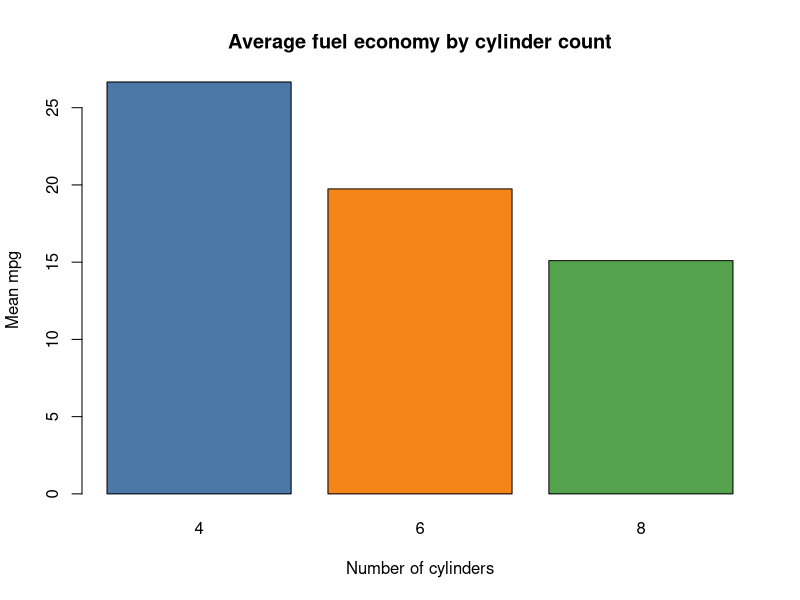

Reproduce this figure in R.
## ---- chunk 1
knitr::opts_chunk$set(echo = TRUE, message = FALSE, warning = FALSE,
                      fig.width = 7, fig.height = 4.5)
## ---- chunk 2
data(mtcars)
data(iris)

# Make a few categorical versions of mtcars variables with readable labels
cars <- mtcars
cars$cyl_f  <- factor(cars$cyl)
cars$am_f   <- factor(cars$am, levels = c(0, 1), labels = c("Automatic", "Manual"))
cars$gear_f <- factor(cars$gear)

str(cars)
head(cars)
## ---- chunk 3
str(iris)
summary(iris)
## ---- chunk 4
num <- mtcars[, c("mpg", "hp", "wt", "disp")]

# Column means  (MARGIN = 2)
apply(num, 2, mean)

# Column standard deviations
apply(num, 2, sd)

# Row-wise maximum for the first 6 cars (MARGIN = 1)
head(apply(num, 1, max))
## ---- chunk 5
# Pass probs = to quantile()
apply(num, 2, quantile, probs = c(0.25, 0.5, 0.75))

# Round the results using the round() digits argument via an anonymous function
apply(num, 2, function(x) round(mean(x), 2))
## ---- chunk 6
apply(num, 2, function(x) c(min = min(x), mean = mean(x), max = max(x)))
## ---- chunk 7
head(t(apply(num, 1, function(x) c(total = sum(x), avg = mean(x)))))
## ---- chunk 8
# Standardise (z-score) each cell using column statistics requires care;
# here is the simpler cell-wise example: convert weight (1000 lbs) to kg
wt_kg <- apply(mtcars[, "wt", drop = FALSE], c(1, 2), function(x) x * 453.592)
head(wt_kg)
## ---- chunk 9
z <- apply(num, 2, function(x) (x - mean(x)) / sd(x))
round(head(z), 3)

# Verify: means ~ 0, sd = 1
round(apply(z, 2, mean), 10)
apply(z, 2, sd)
## ---- chunk 10
m <- as.matrix(num)
m[c(2, 5), "mpg"] <- NA
apply(m, 2, mean)                 # NA for mpg
apply(m, 2, mean, na.rm = TRUE)   # na.rm is passed through ...
## ---- chunk 11
# The class of each column
lapply(mtcars[, 1:4], class)

# Mean of each column — returned as a list
lapply(mtcars[, 1:4], mean)
## ---- chunk 12
my_list <- list(a = 1:10, b = c(2.5, 3.1, 8.4), c = c(100, 200, 300, 400))

lapply(my_list, length)
lapply(my_list, summary)
## ---- chunk 13
lapply(my_list, mean, trim = 0.1)

lapply(my_list, function(x) x[x > 2])   # keep elements greater than 2
## ---- chunk 14
res <- lapply(seq_along(my_list), function(i) {
  paste0("Element '", names(my_list)[i], "' has ", length(my_list[[i]]), " values")
})
unlist(res)
## ---- chunk 15
lapply(iris, function(x) {
  if (is.numeric(x)) round(mean(x), 2) else levels(x)
})
## ---- chunk 16
stats_list <- lapply(mtcars[, 1:4], function(x) {
  data.frame(mean = mean(x), sd = sd(x), min = min(x), max = max(x))
})
stats_df <- do.call(rbind, stats_list)
round(stats_df, 2)
## ---- chunk 17
# Length-1 results -> named numeric vector
sapply(mtcars, mean)

# Length-1 logical results -> named logical vector
sapply(iris, is.numeric)
## ---- chunk 18
# Length-2 results -> a 2 x n matrix
sapply(mtcars[, 1:4], range)

# Naming the pieces gives helpful row names
sapply(mtcars[, 1:4], function(x) c(mean = mean(x), sd = sd(x), n = length(x)))
## ---- chunk 19
# Results of different lengths cannot be simplified -> list
sapply(list(a = 1:3, b = 1:5), function(x) x[x %% 2 == 0])
## ---- chunk 20
sapply(1:5, function(i) i^2)

# USE.NAMES = TRUE labels the result when the input is a character vector
sapply(c("mpg", "hp", "wt"), function(v) mean(mtcars[[v]]))
## ---- chunk 21
sapply(character(0), nchar)       # list()   <- not numeric(0)!
class(sapply(NULL, length))
## ---- chunk 22
# Each call must return ONE numeric value
vapply(mtcars, mean, FUN.VALUE = numeric(1))

# Each call must return ONE logical value
vapply(iris, is.numeric, FUN.VALUE = logical(1))
## ---- chunk 23
# Each call returns a numeric vector of length 2 -> a 2 x ncol matrix
vapply(mtcars[, 1:4], range, FUN.VALUE = numeric(2))

# Name the template to name the rows of the result
vapply(mtcars[, 1:4],
       function(x) c(min = min(x), median = median(x), max = max(x)),
       FUN.VALUE = c(min = 0, median = 0, max = 0))
## ---- chunk 24
vapply(character(0), nchar, FUN.VALUE = integer(1))   # integer(0), as expected
## ---- chunk 25
# mean() returns a double, but we promise a character -> error
res <- tryCatch(
  vapply(mtcars[, 1:3], mean, FUN.VALUE = character(1)),
  error = function(e) conditionMessage(e)
)
res

# Wrong length: range() returns 2 values but we promise 1
res2 <- tryCatch(
  vapply(mtcars[, 1:3], range, FUN.VALUE = numeric(1)),
  error = function(e) conditionMessage(e)
)
res2
## ---- chunk 26
mpg_by_cyl <- split(cars$mpg, cars$cyl_f)
mpg_by_cyl
## ---- chunk 27
by_cyl <- split(cars, cars$cyl_f)

names(by_cyl)
sapply(by_cyl, nrow)       # number of cars per cylinder group
head(by_cyl[["4"]], 3)     # the 4-cylinder cars
## ---- chunk 28
# Mean mpg per cylinder group
sapply(split(cars$mpg, cars$cyl_f), mean)

# Several statistics per group, safely
vapply(split(cars$mpg, cars$cyl_f),
       function(x) c(n = length(x), mean = mean(x), sd = sd(x)),
       FUN.VALUE = c(n = 0, mean = 0, sd = 0))
## ---- chunk 29
models <- lapply(split(cars, cars$cyl_f), function(d) lm(mpg ~ wt, data = d))

# Extract slope and R-squared from each model
vapply(models, function(m) c(slope = coef(m)[["wt"]],
                             r2    = summary(m)$r.squared),
       FUN.VALUE = c(slope = 0, r2 = 0))
## ---- chunk 30
g <- split(cars$mpg, list(cars$cyl_f, cars$am_f))
names(g)
sapply(g, length)    # note: some combinations have 0 or very few cars
## ---- chunk 31
# drop = TRUE removes empty combinations
g2 <- split(cars$mpg, list(cars$cyl_f, cars$am_f), drop = TRUE)
sapply(g2, mean)
## ---- chunk 32
# Summary data frame per group
summ <- lapply(split(cars, cars$cyl_f), function(d) {
  data.frame(cyl = unique(d$cyl), n = nrow(d),
             mean_mpg = mean(d$mpg), mean_hp = mean(d$hp))
})
summary_df <- do.call(rbind, summ)
rownames(summary_df) <- NULL
summary_df
## ---- chunk 33
# Group-wise standardisation: z-score of mpg *within* each cylinder group,
# then put the values back in the original row order with unsplit()
z_within <- lapply(split(cars$mpg, cars$cyl_f), function(x) (x - mean(x)) / sd(x))
cars$mpg_z_within_cyl <- unsplit(z_within, cars$cyl_f)

head(cars[, c("cyl", "mpg", "mpg_z_within_cyl")])
## ---- chunk 34
iris_split <- split(iris[, 1:4], iris$Species)
lapply(iris_split, colMeans)

# Tidy into a matrix: species in columns
sapply(iris_split, colMeans)
## ---- chunk 35
tapply(cars$mpg, cars$cyl_f, mean)
tapply(cars$mpg, cars$cyl_f, sd)
tapply(cars$hp,  cars$am_f,  median)

# Same result as split + sapply
sapply(split(cars$mpg, cars$cyl_f), mean)
## ---- chunk 36
tapply(cars$mpg, list(Cylinders = cars$cyl_f, Transmission = cars$am_f), mean)
## ---- chunk 37
tapply(cars$mpg, list(cars$cyl_f, cars$am_f), mean, default = 0)

# Count the observations in each cell to see where the gaps are
tapply(cars$mpg, list(cars$cyl_f, cars$am_f), length)
## ---- chunk 38
tapply(cars$mpg, list(cars$cyl_f, cars$am_f, cars$gear_f), mean)
## ---- chunk 39
# na.rm is passed on to mean()
mpg_na <- cars$mpg
mpg_na[c(1, 7, 15)] <- NA

tapply(mpg_na, cars$cyl_f, mean)                # NAs propagate
tapply(mpg_na, cars$cyl_f, mean, na.rm = TRUE)  # handled
## ---- chunk 40
res <- tapply(cars$mpg, cars$cyl_f,
              function(x) c(mean = mean(x), sd = sd(x), n = length(x)))
res                      # a 1-D list-array
do.call(rbind, res)      # a tidy matrix
## ---- chunk 41
avg <- tapply(cars$mpg, cars$cyl_f, mean)
barplot(avg, col = c("#4C78A8", "#F58518", "#54A24B"),
        xlab = "Number of cylinders", ylab = "Mean mpg",
        main = "Average fuel economy by cylinder count")
## ---- chunk 42
# 1. tapply: quick two-way table of means
means_tbl <- tapply(cars$mpg, list(cars$cyl_f, cars$am_f), mean)
round(means_tbl, 2)

# 2. split: one data frame per (cyl, transmission) combination that exists
groups <- split(cars, list(cars$cyl_f, cars$am_f), drop = TRUE)

# 3. vapply: safe numeric summaries for each group
summary_mat <- vapply(groups, function(d) c(n = nrow(d),
                                            mean_mpg = mean(d$mpg),
                                            mean_hp  = mean(d$hp),
                                            mean_wt  = mean(d$wt)),
                      FUN.VALUE = numeric(4))
round(t(summary_mat), 2)

# 4. Best group
best <- names(which.max(summary_mat["mean_mpg", ]))
cat("Most fuel-efficient group (cyl.transmission):", best, "\n")

# 5. lapply + unsplit: each car's mpg relative to its group's mean
rel <- lapply(groups, function(d) d$mpg - mean(d$mpg))
cars$mpg_vs_group <- unsplit(rel, list(cars$cyl_f, cars$am_f), drop = TRUE)
head(cars[, c("cyl", "am_f", "mpg", "mpg_vs_group")])

# 6. apply: summarise the numeric columns row-wise (a per-car "performance index")
perf <- apply(scale(cars[, c("mpg", "hp", "wt")]), 1,
              function(r) r["mpg"] - r["wt"] + 0.5 * r["hp"])
head(round(perf, 2))
## ---- chunk 43
# The same task (column means) with every relevant function
a <- apply(num, 2, mean)                       # matrix-oriented
l <- unlist(lapply(num, mean))                 # list, then flatten
s <- sapply(num, mean)                         # simplified
v <- vapply(num, mean, numeric(1))             # type-safe

all.equal(a, l); all.equal(a, s); all.equal(a, v)
